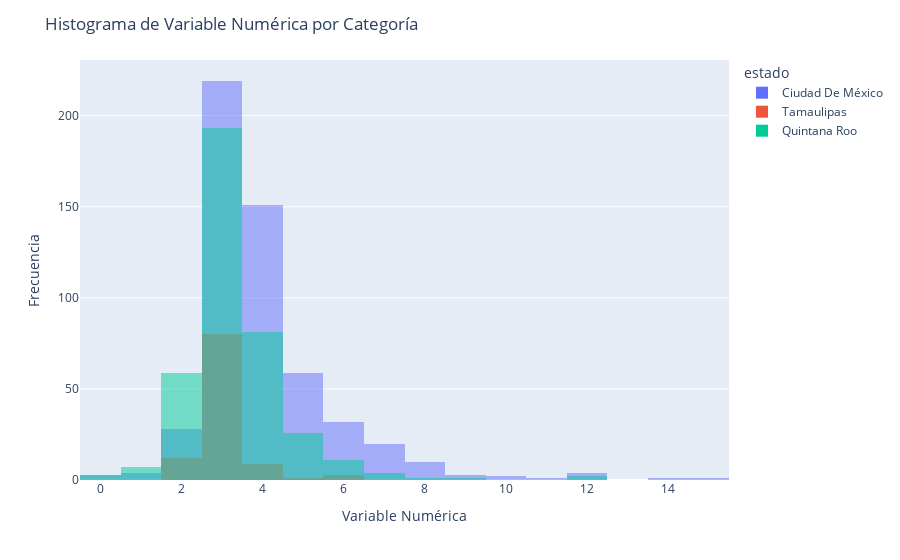

Notebook code cell kept with this figure:
### Code cell
import plotly.express as px

# Suponiendo que tienes un DataFrame llamado 'df'
# Variable numérica: 'variable_numerica'
# Variable categórica: 'variable_categorica'

fig = px.histogram(df_casa_cdmx, x="recamaras", color="estado", barmode="overlay")
fig.update_layout(title="Histograma de Variable Numérica por Categoría",
                  xaxis_title="Variable Numérica",
                  yaxis_title="Frecuencia")
fig.show()

### Figure 1 — Plotly figure (JSON) as saved in the notebook; plotly's stock layout.template omitted (floating-point values rounded to 4 significant figures; data arrays with more than 128 entries replaced by an {"elided": "..."} marker saying what was removed)
{"data": [{"alignmentgroup": "True", "bingroup": "x", "hovertemplate": "estado=Ciudad De México<br>recamaras=%{x}<br>count=%{y}<extra></extra>", "legendgroup": "Ciudad De México", "marker": {"color": "#636efa", "opacity": 0.5, "pattern": {"shape": ""}}, "name": "Ciudad De México", "offsetgroup": "Ciudad De México", "orientation": "v", "showlegend": true, "type": "histogram", "x": {"elided": "538 int values"}, "xaxis": "x", "yaxis": "y"}, {"alignmentgroup": "True", "bingroup": "x", "hovertemplate": "estado=Tamaulipas<br>recamaras=%{x}<br>count=%{y}<extra></extra>", "legendgroup": "Tamaulipas", "marker": {"color": "#EF553B", "opacity": 0.5, "pattern": {"shape": ""}}, "name": "Tamaulipas", "offsetgroup": "Tamaulipas", "orientation": "v", "showlegend": true, "type": "histogram", "x": [3, 2, 2, 2, 3, 2, 3, 3, 3, 3, 3, 3, 3, 3, 3, 3, 3, 6, 3, 2, 3, 2, 3, 2, 2, 3, 2, 3, 3, 3, 3, 3, 3, 3, 3, 3, 4, 3, 3, 3, 3, 3, 3, 3, 3, 3, 3, 3, 3, 3, 2, 4, 3, 3, 3, 3, 3, 3, 3, 3, 4, 3, 3, 4, 3, 3, 3, 3, 3, 3, 2, 4, 3, 3, 3, 3, 3, 3, 4, 3, 3, 3, 3, 3, 3, 3, 3, 6, 3, 3, 3, 3, 3, 3, 3, 4, 6, 4, 3, 2, 3, 4, 3, 5, 3], "xaxis": "x", "yaxis": "y"}, {"alignmentgroup": "True", "bingroup": "x", "hovertemplate": "estado=Quintana Roo<br>recamaras=%{x}<br>count=%{y}<extra></extra>", "legendgroup": "Quintana Roo", "marker": {"color": "#00cc96", "opacity": 0.5, "pattern": {"shape": ""}}, "name": "Quintana Roo", "offsetgroup": "Quintana Roo", "orientation": "v", "showlegend": true, "type": "histogram", "x": {"elided": "388 int values"}, "xaxis": "x", "yaxis": "y"}], "layout": {"barmode": "overlay", "legend": {"title": {"text": "estado"}, "tracegroupgap": 0}, "margin": {"t": 60}, "title": {"text": "Histograma de Variable Numérica por Categoría"}, "xaxis": {"anchor": "y", "domain": [0, 1], "title": {"text": "Variable Numérica"}}, "yaxis": {"anchor": "x", "domain": [0, 1], "title": {"text": "Frecuencia"}}}}
